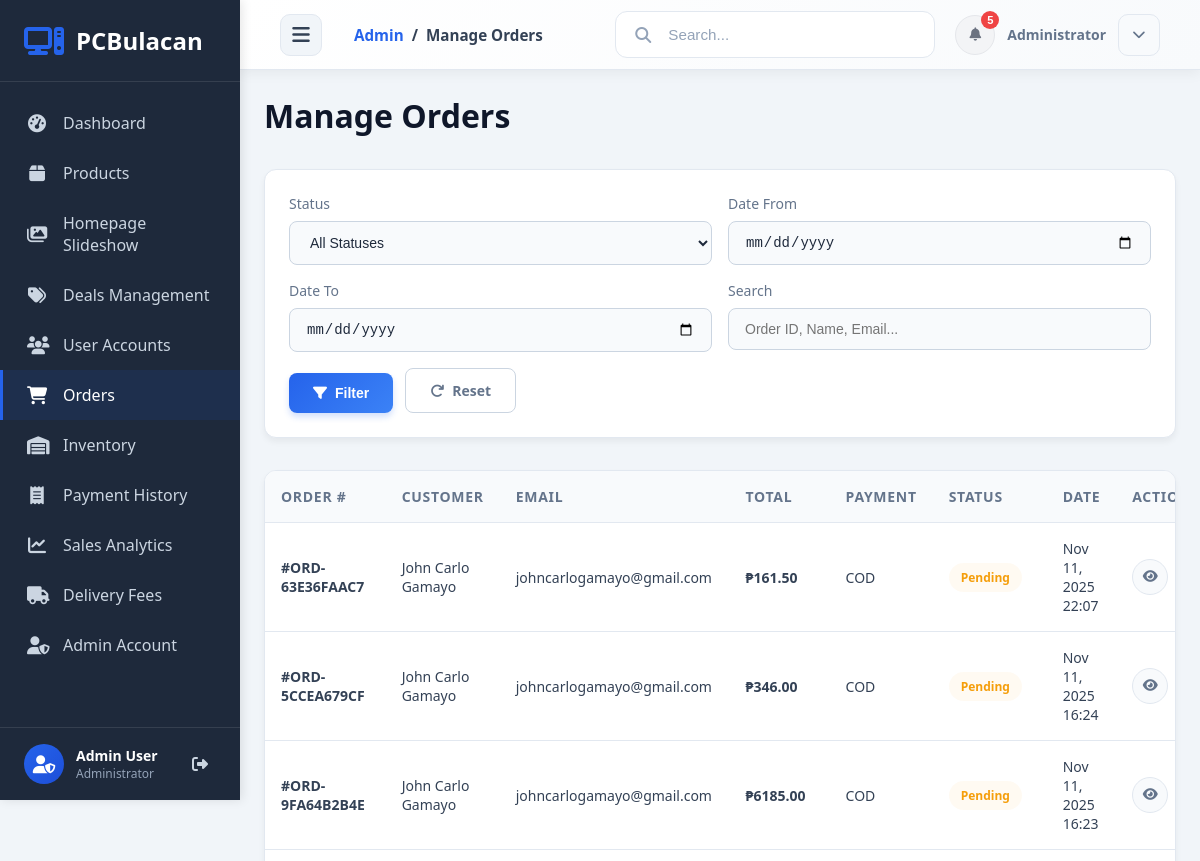
Before: /dashboard/orders/ (signed in, upper part) with the older database file.
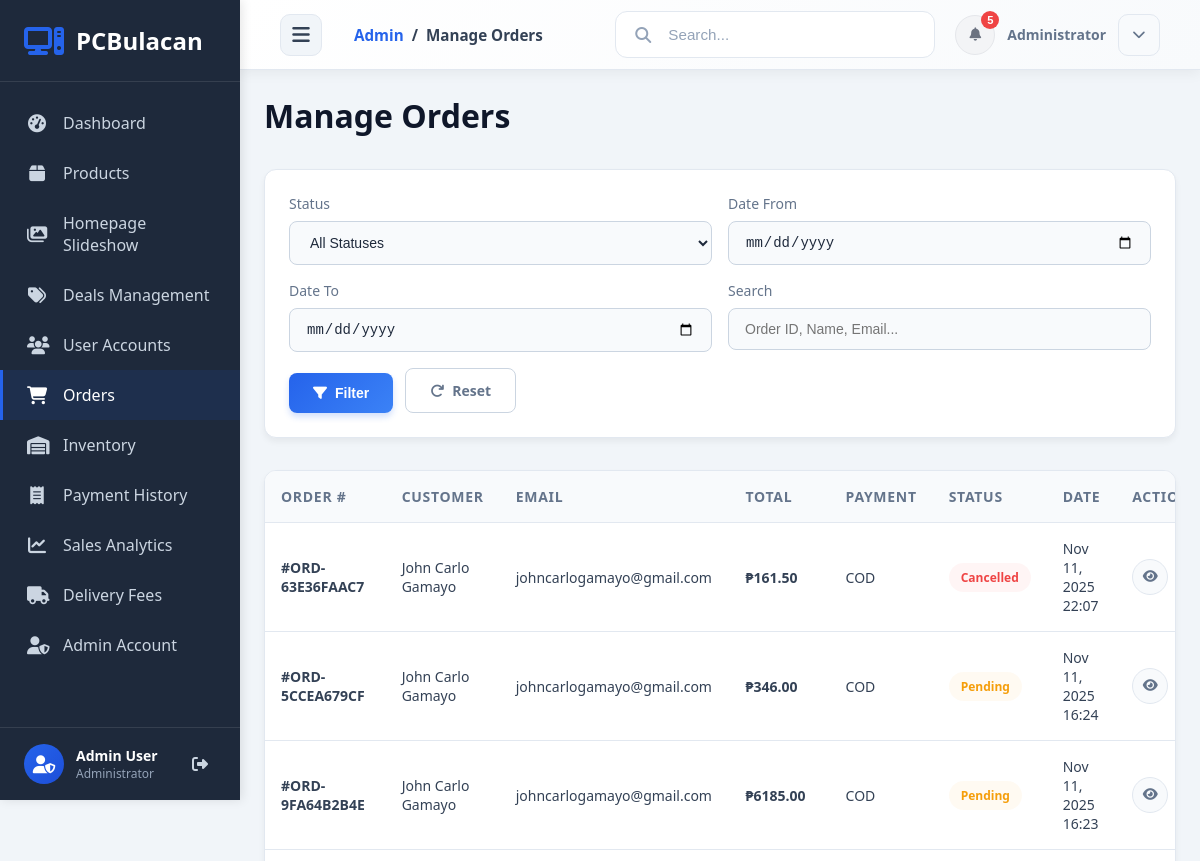
After: the same page with the newer database file.
### orders/models.py (models this page shows, shortened)
class Order(models.Model):
    STATUS_CHOICES = [
        ('pending', 'Pending'),
        ('processing', 'Processing'),
        ('shipped', 'Shipped'),
        ('delivered', 'Delivered'),
        ('received', 'Received'),
        ('cancelled', 'Cancelled'),
    ]
    PAYMENT_CHOICES = [
        ('cod', 'Cash on Delivery'),
        ('gcash', 'GCash'),
        ('paymaya', 'PayMaya'),
    ]
    user = models.ForeignKey(settings.AUTH_USER_MODEL, on_delete=models.CASCADE, related_name='orders')
    order_number = models.CharField(max_length=20, unique=True)
    shipping_address = models.ForeignKey('accounts.UserAddress', on_delete=models.SET_NULL, null=True, blank=True, related_name='orders')
    full_name = models.CharField(max_length=200)
    email = models.EmailField()
    phone = models.CharField(max_length=20)
    address = models.TextField()
    city = models.CharField(max_length=100)
    state = models.CharField(max_length=100)
    zip_code = models.CharField(max_length=10)
    status = models.CharField(max_length=20, choices=STATUS_CHOICES, default='pending')
    payment_method = models.CharField(max_length=20, choices=PAYMENT_CHOICES, default='cod')
    payment_screenshot = models.ImageField(upload_to='payment_screenshots/', null=True, blank=True)
    subtotal = models.DecimalField(max_digits=10, decimal_places=2)
    shipping_cost = models.DecimalField(max_digits=10, decimal_places=2, default=0.00)
    total = models.DecimalField(max_digits=10, decimal_places=2)
    notes = models.TextField(blank=True)
    created_at = models.DateTimeField(auto_now_add=True)
    updated_at = models.DateTimeField(auto_now=True)
    class Meta:
        verbose_name = 'Order'
        verbose_name_plural = 'Orders'
        ordering = ['-created_at']

### dashboard/views.py (the view, shortened to what this page needs)
# urls.py: path('orders/', views.manage_orders, name='manage_orders'),
@staff_member_required
def manage_orders(request):
    orders = Order.objects.all().select_related('user')
    status_filter = request.GET.get('status')
    date_from = request.GET.get('date_from')
    date_to = request.GET.get('date_to')
    search = request.GET.get('search')
    if status_filter:
        orders = orders.filter(status=status_filter)
    if date_from:
        orders = orders.filter(created_at__date__gte=date_from)
    if date_to:
        orders = orders.filter(created_at__date__lte=date_to)
    orders = orders.order_by('-created_at')
    context = {'orders': orders}
    return render(request, 'dashboard/manage_orders.html', context)

### accounts/models.py (called while the page is built)
    def get_full_name(self):
        full_name = f'{self.first_name} {self.last_name}'
        return full_name.strip()

### orders/context_processors.py (called while the page is built)
def cart_context(request):
    if request.user.is_authenticated:
        cart, created = Cart.objects.get_or_create(user=request.user)
        return {
            'cart': cart,
            'cart_count': cart.total_items
        }
    return {
        'cart': None,
        'cart_count': 0
    }

### orders/models.py (called while the page is built)
    @property
    def total_items(self):
        return sum(item.quantity for item in self.items.all())

### templates/dashboard/manage_orders.html (shortened to what this page needs)
{% extends 'admin_base.html' %}
{% load static %}
{% block content %}
{% include 'includes/admin_sidebar.html' %}
<div class="admin-content">
    {% include 'includes/admin_header.html' with page_title="Manage Orders" %}
    <div class="dashboard-wrapper">
        <div class="dashboard-header-section">
            <h1 class="dashboard-title">Manage Orders</h1>
        </div>
        <div class="filter-section">
            <form method="get" class="filter-form" id="filterForm">
                <div class="form-group">
                    <label for="status">Status</label>
                    <select name="status" id="status" class="form-control">
                        <option value="">All Statuses</option>
                    </select>
                </div>
                <div class="form-group">
                    <label for="date_from">Date From</label>
                    <input type="date" name="date_from" id="date_from" class="form-control" value="{{ request.GET.date_from }}">
                </div>
                <div class="form-group">
                    <label for="date_to">Date To</label>
                    <input type="date" name="date_to" id="date_to" class="form-control" value="{{ request.GET.date_to }}">
                </div>
                <div class="form-group">
                    <label for="search">Search</label>
                    <input type="text" name="search" id="search" class="form-control" placeholder="Order ID, Name, Email..." value="{{ request.GET.search }}">
                </div>
                <div class="filter-buttons">
                    <button type="submit" class="btn btn-primary">
                        <i class="fas fa-filter"></i> Filter
                    </button>
                    <a href="{% url 'dashboard:manage_orders' %}" class="btn btn-outline">
                        <i class="fas fa-redo"></i> Reset
                    </a>
                </div>
            </form>
        </div>
        <div class="orders-table-wrapper">
            {% if orders %}
            <table class="orders-table">
                <thead>
                    <tr>
                        <th>Order #</th>
                        <th>Customer</th>
                        <th>Email</th>
                        <th>Total</th>
                        <th>Payment</th>
                        <th>Status</th>
                        <th>Date</th>
                        <th>Actions</th>
                    </tr>
                </thead>
                <tbody>
                    {% for order in orders %}
                    <tr>
                        <td><strong>#{{ order.order_number }}</strong></td>
                        <td>{{ order.full_name }}</td>
                        <td>{{ order.email }}</td>
                        <td><strong>₱{{ order.total|floatformat:2 }}</strong></td>
                        <td><span style="text-transform: uppercase;">{{ order.payment_method }}</span></td>
                        <td>
                            <span class="status-badge status-{{ order.status }}">
                                {{ order.get_status_display }}
                            </span>
                        </td>
                        <td>{{ order.created_at|date:"M d, Y H:i" }}</td>
                        <td>
                            <button class="action-btn" onclick="viewOrder('{{ order.order_number }}')" title="View Details">
                                <i class="fas fa-eye"></i>
                            </button>
                        </td>
                    </tr>
                    {% endfor %}
                </tbody>
            </table>
            {% else %}
            <div class="empty-state">
                <i class="fas fa-shopping-bag"></i>
                <h3>No Orders Found</h3>
                <p>There are no orders matching your criteria.</p>
            </div>
            {% endif %}
        </div>
    </div>
</div>
{% endblock %}

Changed rows visible on the page:
changed Order "ORD-63E36FAAC7": status "Pending" → "Cancelled"
